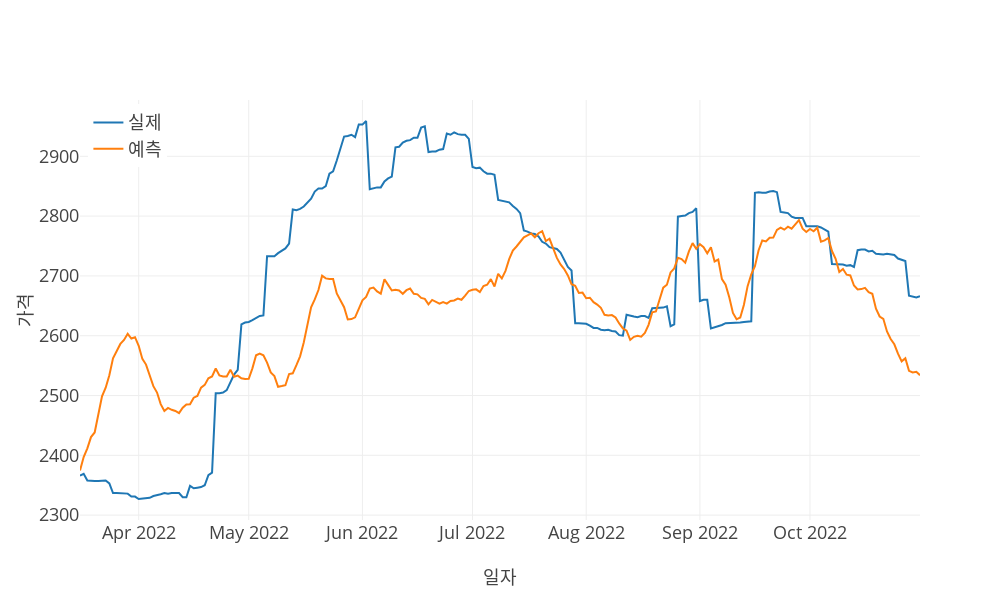

Notebook source saved alongside this figure:
### Code cell
print("\nDeepAR")
training_params = {'max_epochs': 20, 'n_trials': 10}
saving_dir = pathForSavingModels('DeepAR', **dl_searchCV_params)
deep_ar, val_dataloader = DEEPAR(
    data,
    training_cutoff,
    target,
    group,
    max_encoder_length,
    max_prediction_length,
    time_varying_known_categoricals,
    time_varying_unknown_categoricals,
    time_varying_known_reals,
    batch_size,
    saving_dir,
    training_params
)

actuals = torch.cat([y[0] for x, y in iter(val_dataloader)])
deepar_predictions = deep_ar.predict(val_dataloader)

model_eval(actuals, deepar_predictions, predictions_x_axis, stdout=True, vis=True)

### Figure 1 — Plotly figure (JSON) as saved in the notebook; plotly's stock layout.template omitted (floating-point values rounded to 4 significant figures; data arrays with more than 128 entries replaced by an {"elided": "..."} marker saying what was removed)
{"data": [{"mode": "lines", "name": "실제", "type": "scatter", "x": {"elided": "230 str values"}, "y": {"elided": "230 int values"}}, {"mode": "lines", "name": "예측", "type": "scatter", "x": {"elided": "230 str values"}, "y": {"elided": "230 float values"}}], "layout": {"height": 600, "legend": {"x": 0.01, "xanchor": "left", "y": 0.99, "yanchor": "top"}, "width": 1000, "xaxis": {"title": {"text": "일자"}}, "yaxis": {"title": {"text": "가격"}}}}
